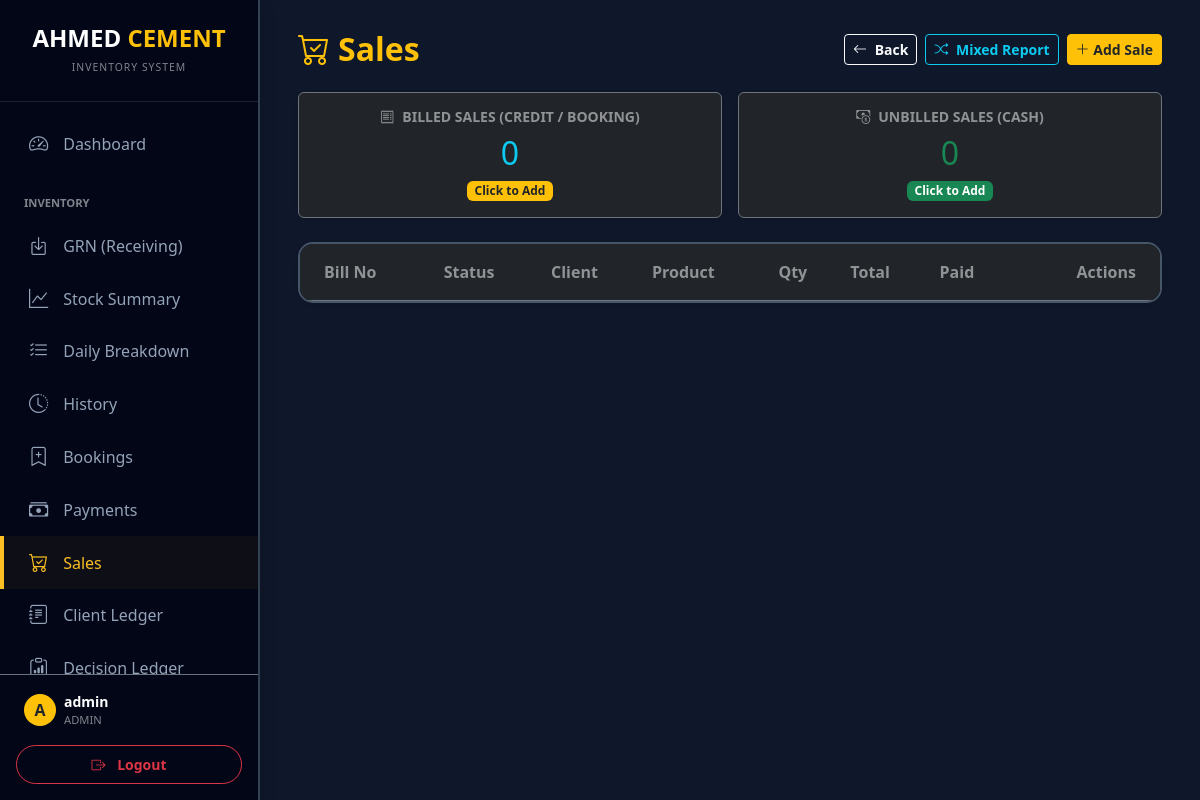
Before: /direct_sales (signed in) with the older database file.
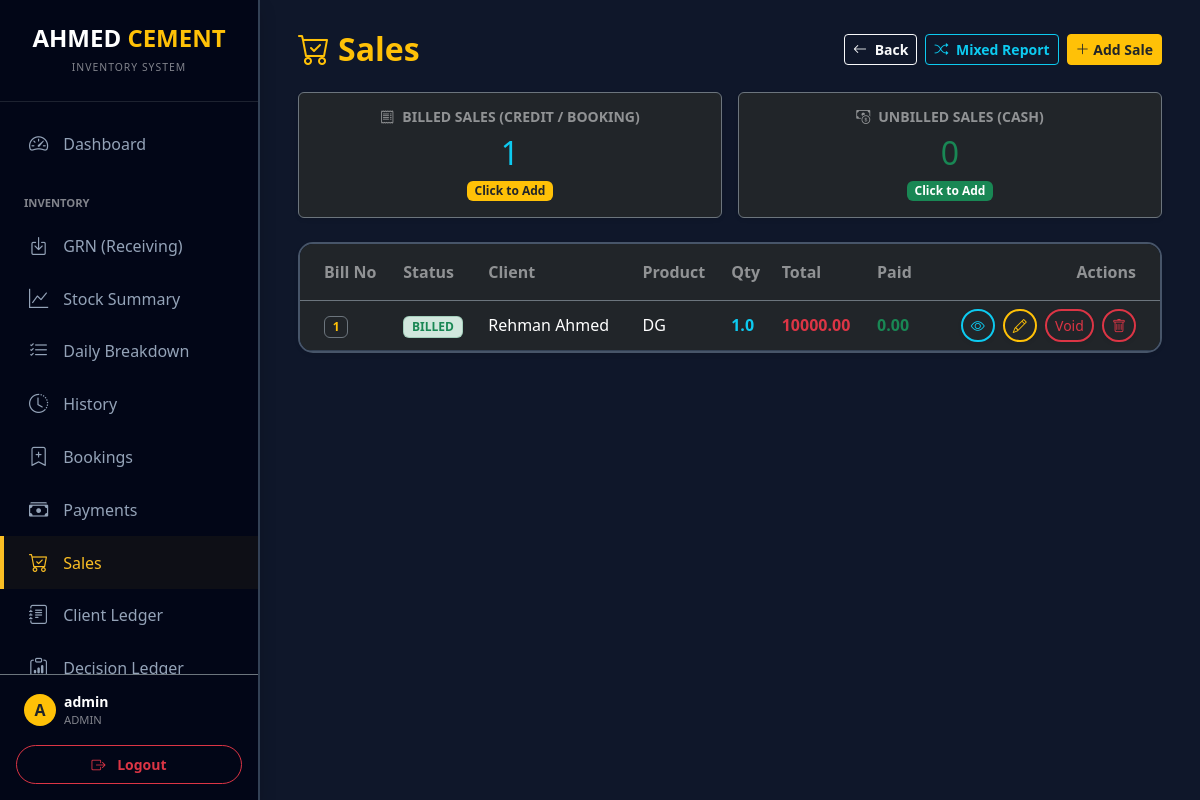
After: the same page with the newer database file.
### models.py (models this page shows)
class User(UserMixin, db.Model):
    id = db.Column(db.Integer, primary_key=True)
    username = db.Column(db.String(80), unique=True, nullable=False)
    password_hash = db.Column(db.String(200))
    role = db.Column(db.String(20), default='user')  # 'admin' or 'user'
    can_view_stock = db.Column(db.Boolean, default=True)
    can_view_daily = db.Column(db.Boolean, default=True)
    can_view_history = db.Column(db.Boolean, default=True)
    can_import_export = db.Column(db.Boolean, default=False)
    can_manage_directory = db.Column(db.Boolean, default=False)
    restrict_backdated_edit = db.Column(db.Boolean, default=False)

class DirectSale(db.Model):
    id = db.Column(db.Integer, primary_key=True)
    client_name = db.Column(db.String(100))
    category = db.Column(db.String(50))
    amount = db.Column(db.Float, default=0)
    paid_amount = db.Column(db.Float, default=0)
    manual_bill_no = db.Column(db.String(50))
    auto_bill_no = db.Column(db.String(50))
    photo_path = db.Column(db.String(200))
    invoice_id = db.Column(db.Integer, db.ForeignKey('invoice.id'), nullable=True)
    date_posted = db.Column(db.DateTime, default=datetime.now)
    items = db.relationship('DirectSaleItem', backref='direct_sale', lazy=True, cascade='all, delete-orphan')
    is_void = db.Column(db.Boolean, default=False)

class DirectSaleItem(db.Model):
    id = db.Column(db.Integer, primary_key=True)
    sale_id = db.Column(db.Integer, db.ForeignKey('direct_sale.id'), nullable=False)
    product_name = db.Column(db.String(100))
    qty = db.Column(db.Float, default=0)
    price_at_time = db.Column(db.Float, default=0)

### main.py (the view)
@app.route('/direct_sales')
@login_required
def direct_sales_page():
    sales = DirectSale.query.filter_by(is_void=False).order_by(DirectSale.date_posted.desc()).all()
    materials = Material.query.order_by(Material.name.asc()).all()
    clients = Client.query.filter_by(is_active=True).order_by(Client.name.asc()).all()
    categories = sorted(list({c.category for c in clients if c.category}))
    if 'Cash' not in categories:
        categories.insert(0, 'Cash')
    client_name_prefill = request.args.get('client_name', '').strip()
    counter = BillCounter.query.first()
    if not counter:
        counter = BillCounter(count=1000)
        db.session.add(counter)
        db.session.commit()
    next_auto = f"#{counter.count}"
    stats = {
        'billed': sum(1 for s in sales if s.category != 'Cash'),
        'unbilled': sum(1 for s in sales if s.category == 'Cash')
    }
    settings = Settings.query.first()
    return render_template('direct_sales.html',
                           sales=sales,
                           materials=materials,
                           clients=clients,
                           categories=categories,
                           next_auto=next_auto,
                           client_name_prefill=client_name_prefill,
                           stats=stats,
                           settings=settings)

### main.py (called while the page is built)
@login_manager.user_loader
def load_user(user_id):
    return db.session.get(User, int(user_id))

### templates/direct_sales.html (shortened to what this page needs)
{% extends "layout.html" %}
{% block content %}
<div class="d-flex flex-column flex-md-row justify-content-between align-items-md-center mb-4 gap-3">
    <h2 class="fw-bold text-warning mb-0"><i class="bi bi-cart-check me-2"></i>Sales</h2>
    <div class="d-flex gap-2 flex-wrap">
        <a href="/" class="btn btn-outline-light btn-sm fw-bold"><i class="bi bi-arrow-left me-1"></i> Back</a>
        <a href="/mixed_transactions" class="btn btn-outline-info btn-sm fw-bold"><i class="bi bi-shuffle me-1"></i> Mixed Report</a>
        <button class="btn btn-warning btn-sm text-dark fw-bold" onclick="openAddSaleModal('Billed')">
            <i class="bi bi-plus-lg"></i> Add Sale
        </button>
    </div>
</div>
<div class="row g-3 mb-4">
    <div class="col-md-6">
        <div class="card bg-dark border-secondary text-white h-100 shadow-sm" style="cursor: pointer; transition: transform 0.2s;" onclick="openAddSaleModal('Billed')" onmouseover="this.style.transform='translateY(-5px)'" onmouseout="this.style.transform='translateY(0)'">
            <div class="card-body text-center">
                <h6 class="text-white-50 text-uppercase small fw-bold"><i class="bi bi-receipt me-2"></i>Billed Sales (Credit / Booking)</h6>
                <h2 class="text-info mb-0">{{ stats.billed }}</h2>
                <span class="badge bg-warning text-dark mt-2">Click to Add</span>
            </div>
        </div>
    </div>
    <div class="col-md-6">
        <div class="card bg-dark border-secondary text-white h-100 shadow-sm" style="cursor: pointer; transition: transform 0.2s;" onclick="openAddSaleModal('Unbilled')" onmouseover="this.style.transform='translateY(-5px)'" onmouseout="this.style.transform='translateY(0)'">
            <div class="card-body text-center">
                <h6 class="text-white-50 text-uppercase small fw-bold"><i class="bi bi-cash-coin me-2"></i>Unbilled Sales (Cash)</h6>
                <h2 class="text-success mb-0">{{ stats.unbilled }}</h2>
                <span class="badge bg-success text-white mt-2">Click to Add</span>
            </div>
        </div>
    </div>
</div>
<div class="card border-0 shadow-sm" style="background: #1e293b; border: 2px solid #475569 !important; border-radius: 15px; overflow: hidden;">
    <div class="table-responsive">
        <table class="table table-dark table-hover align-middle mb-0">
            <thead style="background: #0f172a;">
                <tr>
                    <th class="fw-bold py-3 ps-4 border-bottom border-secondary text-white-50">Bill No</th>
                    <th class="fw-bold py-3 border-bottom border-secondary text-white-50">Status</th>
                    <th class="fw-bold py-3 border-bottom border-secondary text-white-50">Client</th>
                    <th class="fw-bold py-3 border-bottom border-secondary text-white-50">Product</th>
                    <th class="fw-bold py-3 border-bottom border-secondary text-white-50">Qty</th>
                    <th class="fw-bold py-3 border-bottom border-secondary text-white-50">Total</th>
                    <th class="fw-bold py-3 border-bottom border-secondary text-white-50">Paid</th>
                    <th class="fw-bold py-3 text-end pe-4 border-bottom border-secondary text-white-50">Actions</th>
                </tr>
            </thead>
            <tbody style="background: #1e293b;">
                {% for sale in sales %}
                <tr style="border-bottom: 1px solid #334155; {% if sale.is_void %}opacity: 0.5; text-decoration: line-through;{% endif %}">
                    <td class="ps-4">
                        {% if sale.manual_bill_no %}
                        <a href="/view_bill/{{ sale.manual_bill_no|replace('#', '%23') }}" class="badge bg-dark border border-secondary text-warning text-decoration-none">{{ sale.manual_bill_no }}</a>
                        {% elif sale.invoice %}
                        <a href="/view_bill/{{ sale.invoice.invoice_no|replace('#', '%23') }}" class="badge bg-dark border border-secondary text-info text-decoration-none">{{ sale.invoice.invoice_no }}</a>
                        {% else %}
                        <span class="badge bg-secondary text-white border border-secondary border-opacity-25">CASH-SALE</span>
                        {% endif %}
                    </td>
                    <td>
                        {% if sale.is_void %}
                            <span class="badge bg-danger">VOID</span>
                        {% else %}
                            {% if not sale.manual_bill_no and not sale.invoice_id %}
                            <span class="badge bg-danger-subtle text-danger border border-danger border-opacity-25">UNBILLED</span>
                            {% else %}
                            <span class="badge bg-success-subtle text-success border border-success border-opacity-25">BILLED</span>
                            {% endif %}
                        {% endif %}
                    </td>
                    <td class="text-white">{{ sale.client_name }}</td>
                    <td class="text-white">
                        {% if sale.items %}
                            {{ sale.items[0].product_name }}
                        {% else %}
                            -
                        {% endif %}
                    </td>
                    <td class="text-info fw-bold">
                        {% if sale.items %}
                            {{ sale.items[0].qty }}
                        {% else %}
                            0
                        {% endif %}
                    </td>
                    <td class="text-danger fw-bold">{{ currency_symbol }}{{ "%.2f"|format(sale.amount) }}</td>
                    <td class="text-success fw-bold">{{ currency_symbol }}{{ "%.2f"|format(sale.paid_amount) }}</td>
                    <td class="text-end pe-4">
                        {% if not sale.is_void %}
                        {% if sale.invoice %}
                        <a href="/view_bill/{{ sale.invoice.invoice_no|replace('#', '%23') }}" class="btn btn-outline-info btn-sm border-2 rounded-pill shadow-sm me-1" title="View Invoice"><i class="bi bi-receipt"></i></a>
                        {% elif sale.manual_bill_no %}
                        <a href="/view_bill/{{ sale.manual_bill_no|replace('#', '%23') }}" class="btn btn-outline-info btn-sm border-2 rounded-pill shadow-sm me-1" title="View"><i class="bi bi-eye"></i></a>
                        {% else %}
                        <button class="btn btn-outline-secondary btn-sm border-2 rounded-pill shadow-sm me-1" title="Cash Sale"><i class="bi bi-cash"></i></button>
                        {% endif %}
                        <button type="button" class="btn btn-outline-warning btn-sm border-2 rounded-pill shadow-sm me-1" data-bs-toggle="modal" data-bs-target="#editSaleModal{{ sale.id }}" title="Edit">
                            <i class="bi bi-pencil"></i>
                        </button>
                        {% if current_user.role == 'admin' %}
                        <button class="btn btn-outline-danger btn-sm border-2 rounded-pill shadow-sm me-1" onclick="if(confirm('VOID this sale? Stock will be reversed.')) { document.getElementById('voidSaleForm{{ sale.id }}').submit(); }">Void</button>
                        {% endif %}
                        {% endif %}
                        <a href="/delete_bill/Sale/{{ sale.id }}" class="btn btn-outline-danger btn-sm border-2 rounded-pill shadow-sm" onclick="return confirm('Delete sale?')"><i class="bi bi-trash"></i></a>
                    </td>
                </tr>
                {% endfor %}
            </tbody>
        </table>
    </div>
</div>
{% endblock %}

### templates/layout.html (shortened to what this page needs)
<!DOCTYPE html>
<html lang="en">
<head>
    <link href="https://cdn.jsdelivr.net/npm/bootstrap@5.3.0/dist/css/bootstrap.min.css" rel="stylesheet">
    <link rel="stylesheet" href="https://cdn.jsdelivr.net/npm/bootstrap-icons@1.10.0/font/bootstrap-icons.css">
    <link rel="stylesheet" href="https://cdn.jsdelivr.net/npm/flatpickr/dist/flatpickr.min.css">
    <link rel="stylesheet" href="https://cdn.jsdelivr.net/npm/flatpickr/dist/themes/dark.css">
</head>
<body>
{% if current_user.is_authenticated %}
    <div class="sidebar shadow" id="sidebar">
        <div class="p-4 text-center border-bottom border-secondary border-opacity-25">
            <h4 class="fw-bold text-white mb-0">AHMED <span class="text-warning">CEMENT</span></h4>
            <small class="text-white-50 text-uppercase" style="font-size: 0.65rem; letter-spacing: 1px;">Inventory System</small>
        </div>
        <div class="sidebar-nav-container">
            <nav class="py-3">
                <a href="/" class="nav-link {{ 'active' if request.path == '/' }}" onclick="closeSidebar()">
                    <i class="bi bi-speedometer2"></i> Dashboard
                </a>
                <div class="text-white-50 small fw-bold px-4 mt-4 mb-2 text-uppercase" style="font-size: 0.7rem;">Inventory</div>
                {% if current_user.can_view_stock or current_user.role == 'admin' %}
                <a href="/grn" class="nav-link {{ 'active' if request.path == '/grn' }}" onclick="closeSidebar()">
                    <i class="bi bi-box-arrow-in-down"></i> GRN (Receiving)
                </a>
                <a href="/stock_summary" class="nav-link {{ 'active' if request.path == '/stock_summary' }}" onclick="closeSidebar()">
                    <i class="bi bi-graph-up"></i> Stock Summary
                </a>
                {% endif %}
                {% if current_user.can_view_daily or current_user.role == 'admin' %}
                <a href="/daily_transactions" class="nav-link {{ 'active' if request.path == '/daily_transactions' }}" onclick="closeSidebar()">
                    <i class="bi bi-list-check"></i> Daily Breakdown
                </a>
                {% endif %}
                {% if current_user.can_view_history or current_user.role == 'admin' %}
                <a href="/tracking" class="nav-link {{ 'active' if request.path == '/tracking' }}" onclick="closeSidebar()">
                    <i class="bi bi-clock-history"></i> History
                </a>
                <a href="/bookings" class="nav-link {{ 'active' if request.path == '/bookings' }}" onclick="closeSidebar()">
                    <i class="bi bi-bookmark-plus"></i> Bookings
                </a>
                <a href="/payments" class="nav-link {{ 'active' if request.path == '/payments' }}" onclick="closeSidebar()">
                    <i class="bi bi-cash-stack"></i> Payments
                </a>
                <a href="/direct_sales" class="nav-link {{ 'active' if request.path == '/direct_sales' }}" onclick="closeSidebar()">
                    <i class="bi bi-cart-check"></i> Sales
                </a>
                <a href="/clients" class="nav-link {{ 'active' if request.path.startswith('/ledger') or request.path == '/clients' }}" onclick="closeSidebar()">
                    <i class="bi bi-journal-text"></i> Client Ledger
                </a>
                <a href="/decision_ledger" class="nav-link {{ 'active' if request.path == '/decision_ledger' }}" onclick="closeSidebar()">
                    <i class="bi bi-clipboard-data"></i> Decision Ledger
                </a>
                {% endif %}
            </nav>
        </div>
        <div class="p-3 border-top border-secondary">
            <div class="d-flex align-items-center mb-3 px-2">
                <div class="bg-warning rounded-circle me-2 d-flex align-items-center justify-content-center text-dark fw-bold" style="width: 32px; height: 32px; flex-shrink: 0;">
                    {{ current_user.username[0]|upper }}
                </div>
                <div class="overflow-hidden">
                    <div class="text-white fw-bold small text-truncate">{{ current_user.username }}</div>
                    <div class="text-white-50 x-small" style="font-size: 0.7rem;">{{ current_user.role|upper }}</div>
                </div>
            </div>
            <a href="/logout" class="btn btn-outline-danger w-100 btn-sm fw-bold py-2 rounded-pill">
                <i class="bi bi-box-arrow-right me-2"></i> Logout
            </a>
        </div>
    </div>
{% endif %}
<div class="main-content {{ 'ms-0' if not current_user.is_authenticated }}">
    <div class="container-fluid px-0 px-sm-2">
        {% block content %}{% endblock %}
    </div>
</div>
</body>
</html>

### templates/layout.html (style rules this page uses)
:root { --sidebar-width: 260px; --bg-dark: #0f172a; --card-bg: #1e293b; --accent: #fbbf24; --sidebar-bg: #020617; }
body { background-color: var(--bg-dark); color: #f8fafc; font-family: 'Segoe UI', Roboto, Helvetica, Arial, sans-serif; overflow-x: hidden; margin: 0; }
.sidebar { width: var(--sidebar-width); height: 100vh; position: fixed; background: var(--sidebar-bg); border-right: 2px solid #334155; transition: all 0.3s; z-index: 1050; left: 0; top: 0; display: flex; flex-direction: column; }
.sidebar-nav-container { flex-grow: 1; overflow-y: auto; scrollbar-width: thin; scrollbar-color: #334155 transparent; }
.main-content { margin-left: var(--sidebar-width); padding: 30px; min-height: 100vh; transition: all 0.3s; }
.nav-link { color: #94a3b8; padding: 12px 25px; display: flex; align-items: center; font-weight: 500; border-left: 4px solid transparent; transition: 0.2s; text-decoration: none; }
.nav-link:hover, .nav-link.active { color: var(--accent); background: rgba(251, 191, 36, 0.05); border-left: 4px solid var(--accent); }
.nav-link i { font-size: 1.2rem; margin-right: 15px; }

Changed rows visible on the page:
added DirectSale: manual_bill_no "1", is_void "BILLED", client_name "Rehman Ahmed", product_name "DG", qty "1.0", amount "10000.00", paid_amount "0.00"
Other visible differences:
{{ stats.billed }}: "0" → "1"
